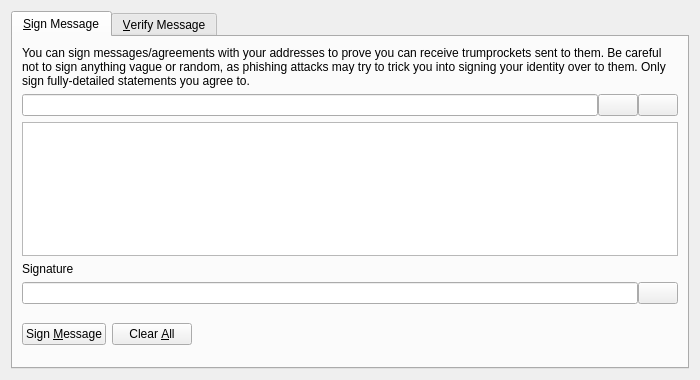
<?xml version="1.0" encoding="UTF-8"?>
<ui version="4.0">
 <class>SignVerifyMessageDialog</class>
 <widget class="QDialog" name="SignVerifyMessageDialog">
  <property name="geometry">
   <rect>
    <x>0</x>
    <y>0</y>
    <width>700</width>
    <height>380</height>
   </rect>
  </property>
  <property name="windowTitle">
   <string>Signatures - Sign / Verify a Message</string>
  </property>
  <property name="modal">
   <bool>true</bool>
  </property>
  <layout class="QVBoxLayout" name="verticalLayout">
   <item>
    <widget class="QTabWidget" name="tabWidget">
     <property name="currentIndex">
      <number>0</number>
     </property>
     <widget class="QWidget" name="tabSignMessage">
      <attribute name="title">
       <string>&amp;Sign Message</string>
      </attribute>
      <layout class="QVBoxLayout" name="verticalLayout_SM">
       <item>
        <widget class="QLabel" name="infoLabel_SM">
         <property name="text">
          <string>You can sign messages/agreements with your addresses to prove you can receive trumprockets sent to them. Be careful not to sign anything vague or random, as phishing attacks may try to trick you into signing your identity over to them. Only sign fully-detailed statements you agree to.</string>
         </property>
         <property name="textFormat">
          <enum>Qt::PlainText</enum>
         </property>
         <property name="wordWrap">
          <bool>true</bool>
         </property>
        </widget>
       </item>
       <item>
        <layout class="QHBoxLayout" name="horizontalLayout_1_SM">
         <property name="spacing">
          <number>0</number>
         </property>
         <item>
          <widget class="QValidatedLineEdit" name="addressIn_SM">
           <property name="toolTip">
            <string>The TrumpRocket address to sign the message with</string>
           </property>
          </widget>
         </item>
         <item>
          <widget class="QPushButton" name="addressBookButton_SM">
           <property name="toolTip">
            <string>Choose previously used address</string>
           </property>
           <property name="text">
            <string/>
           </property>
           <property name="icon">
            <iconset resource="../bitcoin.qrc">
             <normaloff>:/icons/address-book</normaloff>:/icons/address-book</iconset>
           </property>
           <property name="shortcut">
            <string>Alt+A</string>
           </property>
           <property name="autoDefault">
            <bool>false</bool>
           </property>
          </widget>
         </item>
         <item>
          <widget class="QPushButton" name="pasteButton_SM">
           <property name="toolTip">
            <string>Paste address from clipboard</string>
           </property>
           <property name="text">
            <string/>
           </property>
           <property name="icon">
            <iconset resource="../bitcoin.qrc">
             <normaloff>:/icons/editpaste</normaloff>:/icons/editpaste</iconset>
           </property>
           <property name="shortcut">
            <string>Alt+P</string>
           </property>
           <property name="autoDefault">
            <bool>false</bool>
           </property>
          </widget>
         </item>
        </layout>
       </item>
       <item>
        <widget class="QPlainTextEdit" name="messageIn_SM">
         <property name="toolTip">
          <string>Enter the message you want to sign here</string>
         </property>
        </widget>
       </item>
       <item>
        <widget class="QLabel" name="signatureLabel_SM">
         <property name="text">
          <string>Signature</string>
         </property>
         <property name="textFormat">
          <enum>Qt::PlainText</enum>
         </property>
        </widget>
       </item>
       <item>
        <layout class="QHBoxLayout" name="horizontalLayout_2_SM">
         <property name="spacing">
          <number>0</number>
         </property>
         <item>
          <widget class="QLineEdit" name="signatureOut_SM">
           <property name="font">
            <font>
             <italic>true</italic>
            </font>
           </property>
           <property name="readOnly">
            <bool>true</bool>
           </property>
          </widget>
         </item>
         <item>
          <widget class="QPushButton" name="copySignatureButton_SM">
           <property name="toolTip">
            <string>Copy the current signature to the system clipboard</string>
           </property>
           <property name="text">
            <string/>
           </property>
           <property name="icon">
            <iconset resource="../bitcoin.qrc">
             <normaloff>:/icons/editcopy</normaloff>:/icons/editcopy</iconset>
           </property>
           <property name="autoDefault">
            <bool>false</bool>
           </property>
          </widget>
         </item>
        </layout>
       </item>
       <item>
        <layout class="QHBoxLayout" name="horizontalLayout_3_SM">
         <item>
          <widget class="QPushButton" name="signMessageButton_SM">
           <property name="toolTip">
            <string>Sign the message to prove you own this TrumpRocket address</string>
           </property>
           <property name="text">
            <string>Sign &amp;Message</string>
           </property>
           <property name="icon">
            <iconset resource="../bitcoin.qrc">
             <normaloff>:/icons/edit</normaloff>:/icons/edit</iconset>
           </property>
           <property name="autoDefault">
            <bool>false</bool>
           </property>
          </widget>
         </item>
         <item>
          <widget class="QPushButton" name="clearButton_SM">
           <property name="toolTip">
            <string>Reset all sign message fields</string>
           </property>
           <property name="text">
            <string>Clear &amp;All</string>
           </property>
           <property name="icon">
            <iconset resource="../bitcoin.qrc">
             <normaloff>:/icons/remove</normaloff>:/icons/remove</iconset>
           </property>
           <property name="autoDefault">
            <bool>false</bool>
           </property>
          </widget>
         </item>
         <item>
          <spacer name="horizontalSpacer_1_SM">
           <property name="orientation">
            <enum>Qt::Horizontal</enum>
           </property>
           <property name="sizeHint" stdset="0">
            <size>
             <width>40</width>
             <height>48</height>
            </size>
           </property>
          </spacer>
         </item>
         <item>
          <widget class="QLabel" name="statusLabel_SM">
           <property name="font">
            <font>
             <weight>75</weight>
             <bold>true</bold>
            </font>
           </property>
           <property name="text">
            <string/>
           </property>
           <property name="wordWrap">
            <bool>true</bool>
           </property>
          </widget>
         </item>
         <item>
          <spacer name="horizontalSpacer_2_SM">
           <property name="orientation">
            <enum>Qt::Horizontal</enum>
           </property>
           <property name="sizeHint" stdset="0">
            <size>
             <width>40</width>
             <height>48</height>
            </size>
           </property>
          </spacer>
         </item>
        </layout>
       </item>
      </layout>
     </widget>
     <widget class="QWidget" name="tabVerifyMessage">
      <attribute name="title">
       <string>&amp;Verify Message</string>
      </attribute>
      <layout class="QVBoxLayout" name="verticalLayout_VM">
       <item>
        <widget class="QLabel" name="infoLabel_VM">
         <property name="text">
          <string>Enter the receiver's address, message (ensure you copy line breaks, spaces, tabs, etc. exactly) and signature below to verify the message. Be careful not to read more into the signature than what is in the signed message itself, to avoid being tricked by a man-in-the-middle attack. Note that this only proves the signing party receives with the address, it cannot prove sendership of any transaction!</string>
         </property>
         <property name="textFormat">
          <enum>Qt::PlainText</enum>
         </property>
         <property name="alignment">
          <set>Qt::AlignLeading|Qt::AlignLeft|Qt::AlignTop</set>
         </property>
         <property name="wordWrap">
          <bool>true</bool>
         </property>
        </widget>
       </item>
       <item>
        <layout class="QHBoxLayout" name="horizontalLayout_1_VM">
         <property name="spacing">
          <number>0</number>
         </property>
         <item>
          <widget class="QValidatedLineEdit" name="addressIn_VM">
           <property name="toolTip">
            <string>The TrumpRocket address the message was signed with</string>
           </property>
          </widget>
         </item>
         <item>
          <widget class="QPushButton" name="addressBookButton_VM">
           <property name="toolTip">
            <string>Choose previously used address</string>
           </property>
           <property name="text">
            <string/>
           </property>
           <property name="icon">
            <iconset resource="../bitcoin.qrc">
             <normaloff>:/icons/address-book</normaloff>:/icons/address-book</iconset>
           </property>
           <property name="shortcut">
            <string>Alt+A</string>
           </property>
           <property name="autoDefault">
            <bool>false</bool>
           </property>
          </widget>
         </item>
        </layout>
       </item>
       <item>
        <widget class="QPlainTextEdit" name="messageIn_VM"/>
       </item>
       <item>
        <widget class="QValidatedLineEdit" name="signatureIn_VM"/>
       </item>
       <item>
        <layout class="QHBoxLayout" name="horizontalLayout_2_VM">
         <item>
          <widget class="QPushButton" name="verifyMessageButton_VM">
           <property name="toolTip">
            <string>Verify the message to ensure it was signed with the specified TrumpRocket address</string>
           </property>
           <property name="text">
            <string>Verify &amp;Message</string>
           </property>
           <property name="icon">
            <iconset resource="../bitcoin.qrc">
             <normaloff>:/icons/transaction_0</normaloff>:/icons/transaction_0</iconset>
           </property>
           <property name="autoDefault">
            <bool>false</bool>
           </property>
          </widget>
         </item>
         <item>
          <widget class="QPushButton" name="clearButton_VM">
           <property name="toolTip">
            <string>Reset all verify message fields</string>
           </property>
           <property name="text">
            <string>Clear &amp;All</string>
           </property>
           <property name="icon">
            <iconset resource="../bitcoin.qrc">
             <normaloff>:/icons/remove</normaloff>:/icons/remove</iconset>
           </property>
           <property name="autoDefault">
            <bool>false</bool>
           </property>
          </widget>
         </item>
         <item>
          <spacer name="horizontalSpacer_1_VM">
           <property name="orientation">
            <enum>Qt::Horizontal</enum>
           </property>
           <property name="sizeHint" stdset="0">
            <size>
             <width>40</width>
             <height>48</height>
            </size>
           </property>
          </spacer>
         </item>
         <item>
          <widget class="QLabel" name="statusLabel_VM">
           <property name="font">
            <font>
             <weight>75</weight>
             <bold>true</bold>
            </font>
           </property>
           <property name="text">
            <string/>
           </property>
           <property name="wordWrap">
            <bool>true</bool>
           </property>
          </widget>
         </item>
         <item>
          <spacer name="horizontalSpacer_2_VM">
           <property name="orientation">
            <enum>Qt::Horizontal</enum>
           </property>
           <property name="sizeHint" stdset="0">
            <size>
             <width>40</width>
             <height>48</height>
            </size>
           </property>
          </spacer>
         </item>
        </layout>
       </item>
      </layout>
     </widget>
    </widget>
   </item>
  </layout>
 </widget>
 <customwidgets>
  <customwidget>
   <class>QValidatedLineEdit</class>
   <extends>QLineEdit</extends>
   <header>qt/qvalidatedlineedit.h</header>
  </customwidget>
 </customwidgets>
 <resources>
  <include location="../bitcoin.qrc"/>
 </resources>
 <connections/>
</ui>
